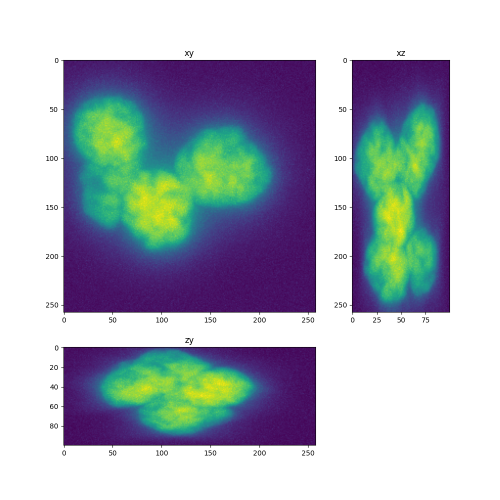
#> input picture docs/tests/nuclei4_out_c90_dr10_image.png, 1000 x 1000 px, given in place of nuclei4_out_c90_dr10_image.tif, which was not available (shown at 1/2 size)
$ jupyter execute --allow-errors Nuclei_Deconvolution_Segmentation.ipynb   (text cells are left out)
#> lines starting #> are read from the running program, lines starting #| are printed output that depends on the picture; pictures that were not available may be replaced by others from this repository, and a replacement may not be noted
### tnia/plotting/projections.py
import matplotlib.pyplot as plt
from matplotlib.figure import Figure
from matplotlib import gridspec
import numpy as np
from skimage.transform import resize
from matplotlib.colors import PowerNorm

from matplotlib import rcParams
# Set the global interpolation to 'none'
rcParams['image.interpolation'] = 'none'

# [149 lines left out: functions show_xy_zy_slice_center, show_xy_zy_slice, show_xy_xz_slice, show_xyz_slice_center, show_xyz_slice, not called in this run]

def show_xyz_max(image_to_show, sxy=1, sz=1,figsize=(10,10), colormap=None, vmin=None, vmax=None, gamma=None, extentxy=None, extentzy=None, extentxz=None):
    """ plots max xy, xz, and zy projections of a 3D image

    Args:
        image_to_show (3d numpy array): image to plot
        sxy (float, optional): xy pixel size. Defaults to 1.
        sz (float, optional): z pixel size. Defaults to 1.
        figsize (tuple, optional): figure size. Defaults to (10,10).
        colormap (_type_, optional): _description_. Defaults to None.
        vmin (float, optional): minimum value for display range. Defaults to None.
        vmax (float, optional): maximum value for display range. Defaults to None.
        gamma (float, optional): gamma value for display range. Defaults to None.

    Returns:
        fig: matplotlib figure
    """

    return show_xyz_projection(image_to_show, sxy, sz, figsize, np.max, colormap, vmin, vmax, gamma, extentxy=extentxy, extentzy=extentzy, extentxz=extentxz)

def show_xyz_sum(image_to_show, sxy=1, sz=1,figsize=(10,10), colormap=None, vmin=None, vmax=None, gamma=None, extentxy=None, extentzy=None, extentxz=None):
    show_xyz_projection(image_to_show, sxy, sz, figsize, np.sum, colormap, vmin, vmax, gamma, extentxy=extentxy, extentzy=extentzy, extentxz=extentxz)

def show_xyz_projection(image_to_show, sxy=1, sz=1,figsize=(10,10), projector=np.max, colormap=None, vmin=None, vmax=None, gamma=None, extentxy=None, extentzy=None, extentxz=None):
    """ generates xy, xz, and zy max projections of a 3D image and plots them

    Args:
        image_to_show (3d numpy array): image to plot
        sxy (float, optional): xy pixel size of 3D. Defaults to 1.
        sz (float, optional): z pixel size of 3D. Defaults to 1.
        figsize (tuple): size of figure to
        projector: function to project with
        colormap (_type_, optional): _description_. Defaults to None.
        vmin (float, optional): minimum value for display range. Defaults to None.
        vmax (float, optional): maximum value for display range. Defaults to None.
        gamma (float, optional): gamma value for display range. Defaults to None.

    Returns:
        fig: matplotlib figure
    """
    projection_y = projector(image_to_show,1)
    projection_x = np.flip(np.rot90(projector(image_to_show,2),1),0)
    projection_z = projector(image_to_show,0)

    return show_xyz(projection_z, projection_y, projection_x, sxy, sz, figsize, colormap, vmin, vmax, gamma, use_plt=True, extentxy=extentxy, extentzy=extentzy, extentxz=extentxz)

def show_xyz(xy, xz, zy, sxy=1, sz=1,figsize=(10,10), colormap=None, vmin=None, vmax=None, gamma=None, use_plt=True, extentxy=None, extentzy=None, extentxz=None):
    """ shows pre-computed xy, xz and zy of a 3D image in a plot

    Args:
        xy (2d numpy array): xy projection
        xz (2d numpy array): xz projection
        zy (2d numpy array): zy projection
        sxy (float, optional): xy pixel size of 3D. Defaults to 1.
        sz (float, optional): z pixel size of 3D. Defaults to 1.
        figsize (tuple, optional): figure size. Defaults to (10,10).
        colormap (_type_, optional): _description_. Defaults to None.
        vmin (float, optional): minimum value for display range. Defaults to None.
        vmax (float, optional): maximum value for display range. Defaults to None.
        gamma (float, optional): gamma value for display range. Defaults to None.
        use_plt (bool, optional): use matplotlib.pyplot. Defaults to True.
    Returns:
        fig: matplotlib figure
    """

    if use_plt:
        fig=plt.figure(figsize=figsize, layout='constrained')
    else:
        fig = Figure(figsize=figsize, constrained_layout=True)


    xdim = xy.shape[1]
    ydim = xy.shape[0]
    zdim = xz.shape[0]

    z_xy_ratio=1

    if sxy!=sz:
        z_xy_ratio=sz/sxy

    spec=gridspec.GridSpec(ncols=2, nrows=2, height_ratios=[ydim,zdim*z_xy_ratio], width_ratios=[xdim,zdim*z_xy_ratio],hspace=.01, figure = fig)

    ax0=fig.add_subplot(spec[0])
    ax1=fig.add_subplot(spec[1])
    ax2=fig.add_subplot(spec[2])

    if z_xy_ratio!=1:
        xz=resize(xz, (int(xz.shape[0]*z_xy_ratio), xz.shape[1]))
        zy=resize(zy, (zy.shape[0], int(zy.shape[1]*z_xy_ratio)))

    if len(xy.shape)==3 and vmax is not None:
        if vmin is None:
            vmin = 0
        xy = np.clip((xy-vmin)/(vmax-vmin), 0, 1)
        xz = np.clip((xz-vmin)/(vmax-vmin), 0, 1)
        zy = np.clip((zy-vmin)/(vmax-vmin), 0, 1)

    if extentxy is None:
    # if extentxy is not provided, calculate it based on sxy and dimensions
        extentxy = [0, xdim*sxy, ydim*sxy, 0]
    if extentzy is None:
    # if extentzy is not provided, calculate it based on sxy and dimensions
        extentzy = [0, zdim*sz, ydim*sxy, 0]
    if extentxz is None:
        extentxz = [0, xdim*sxy, zdim*sz, 0]

    if gamma is None:
        ax0.imshow(xy, colormap, vmin=vmin, vmax=vmax, extent=extentxy)
        ax0.set_title('xy')
        ax1.imshow(zy, colormap, vmin=vmin, vmax=vmax, extent=extentzy, aspect='auto')
        ax1.set_title('zy')
        ax2.imshow(xz, colormap, vmin=vmin, vmax=vmax, extent=extentxz, aspect='auto')
        ax2.set_title('xz')
    else:
        norm=PowerNorm(gamma=gamma, vmin=vmin, vmax=vmax)
        ax0.imshow(xy, colormap, norm=norm, extent=extentxy)
        ax0.set_title('xy')
        ax1.imshow(zy, colormap, norm=norm, extent=extentzy, aspect='auto')
        ax1.set_title('zy')
        ax2.imshow(xz, colormap, norm=norm, extent=extentxz, aspect='auto')
        ax2.set_title('xz')

    return fig

# [239 lines left out: functions show_xy_zy_max, show_xy_zy, show_xy_xz, show_xyz_max_slabs, show_xyz_projection_slabs, show_xyz_projection_peaks, not called in this run]

### tnia/plotting/plt_helper.py
from email import utils
import matplotlib.pyplot as plt
import numpy as np
from matplotlib.colors import PowerNorm, to_rgb, CSS4_COLORS
import colorsys
from skimage import color
# Outline overlay helper and generation
from skimage.segmentation import find_boundaries
from scipy import ndimage as ndi

from matplotlib import rcParams
# Set the global interpolation to 'none'
rcParams['image.interpolation'] = 'none'

color_dictionary = {
    "Cy5": [1, 0, 0],        # Red
    "DAPI": [0, 0, 1],       # Blue
    "FITC": [0, 1, 0],       # Green
    "GFP": [0, 1, 0],        # Green
    "Texa": [1, 0.5, 0],     # Orange
    "AF594":[1,0.2,0],       # Red
    "Cy2": [0, 1, 0],
    "Cy3": [1, 0.5, 0],      # Orange
}

def random_label_cmap(n=2**16, h = (0,1), l = (.4,1), s =(.2,.8)):
    """
    Create a random colormap for labels

    Args:
        n (int, optional): number of labels. Defaults to 2**16.
        h (tuple, optional): hue range. Defaults to (0,1).
        l (tuple, optional): lightness range. Defaults to (.4,1).
        s (tuple, optional): saturation range. Defaults to (.2,.8).

        Returns:
        matplotlib.colors.ListedColormap: colormap for labels
    """
    import matplotlib
    import colorsys
    # cols = np.random.rand(n,3)
    # cols = np.random.uniform(0.1,1.0,(n,3))
    h,l,s = np.random.uniform(*h,n), np.random.uniform(*l,n), np.random.uniform(*s,n)
    cols = np.stack([colorsys.hls_to_rgb(_h,_l,_s) for _h,_l,_s in zip(h,l,s)],axis=0)
    cols[0] = 0
    return matplotlib.colors.ListedColormap(cols)

# [437 lines left out: functions imshow2d, imshow_multi2d, plot_line, plot_lines, plot_color_space, hsv_to_rgb and 8 more, not called in this run]

### tnia/deconvolution/psfs.py
#import microscPSF.microscPSF as msPSF
import numpy as np
from skimage.filters import threshold_otsu
from numpy.fft import ifftn, ifftshift, fftshift
from tnia.segmentation.rendering import draw_centroids
from skimage.filters import median
from skimage.morphology import cube
from skimage.measure import label
from skimage.measure import regionprops
from skimage.feature import peak_local_max
from skimage.transform import resize
from skimage.io import imread
import json
from tnia.nd.ndutil import centercrop

wave_dictionary = {
    "Cy5": [649, 670],    # Excitation: 649 nm, Emission: 670 nm (Far-red/NIR)
    "DAPI": [358, 461],   # Excitation: 358 nm, Emission: 461 nm (Blue)
    "FITC": [495, 519],   # Excitation: 495 nm, Emission: 519 nm (Green)
    "Texa": [561, 610],   # Excitation: 561 nm, Emission: 610 nm (Orange-Red)
    "AF594": [590, 617],  # Excitation: 590 nm, Emission: 617 nm (Red)
    "Cy2": [489, 506],    # Excitation: 489 nm, Emission: 506 nm (Green)
}

def gibson_lanni_3D(NA, ni, ns, voxel_size_xy, voxel_size_z, xy_size, z_size, pz, wvl, confocal = False, use_psfm=False, convert_to_32=True):
    """
       Generates a 3D PSF using the Gibson-Lanni model.  If use_psfm is True the psfmodels implementation will be used.  Otherwise, the sdeconv implementation will be used.

       Note this function does NOT center the result from sdeconv, which is not centered by default.

         Parameters
            ----------
            NA : float
                Numerical aperture of the objective.
            ni : float
                Refractive index of the immersion medium.
            ns : float
                Refractive index of the sample.
            voxel_size_xy : float
                Voxel size in the xy plane in microns.
            voxel_size_z : float
                Voxel size in the z direction in microns.
            xy_size : int
                Number of voxels in the xy plane.
            z_size : int
                Number of voxels in the z direction.
            pz : float
                Position of the focal plane in microns.
            wvl : float
                Wavelength of the light in microns.
            confocal : bool
                If True, the PSF is convolved with itself to simulate a confocal PSF.
            use_psfm : bool
                If True, the PSF is generated using the psfmodels package. Otherwise, the PSF is generated using sdeconv.

            Returns
            -------
            psf : ndarray
    """

    if use_psfm:
        import psfmodels as psfm
        psf = psfm.make_psf(z_size, xy_size, model='scalar', dxy=voxel_size_xy, dz=voxel_size_z, pz=pz, ni0=ni, ni=ni, ns=ns, NA=NA, wvl=wvl)
        if convert_to_32:
            psf = psf.astype('float32')
    else:
        import sdeconv
        version_list=sdeconv.__version__.split('.')

        if version_list[0] == '0':
            print('sdeconv 0.x.x detected')
            from sdeconv.deconv import PSFGibsonLanni
            gl = PSFGibsonLanni((z_size, xy_size, xy_size),1000*voxel_size_xy, 1000*voxel_size_z, NA, 1000)
            psf = gl.run()
        elif version_list[0] == '1':
            print('sdeconv 1.x.x detected')
            from sdeconv.psfs import SPSFGibsonLanni

            gl = SPSFGibsonLanni((z_size, xy_size, xy_size), NA=NA, ni=ni, ni0=ni, ns=ns, res_lateral=voxel_size_xy, res_axial=voxel_size_z, wavelength=wvl, pZ=pz)
            psf=gl()
            psf_=psf.cpu()
            psf= psf_.numpy()
            psf = psf.astype('float32')

    if (confocal):
        psf=psf*psf
    psf = psf/psf.sum()
    return psf

# [267 lines left out: functions gibson_lanni_3D_partial_confocal, paraxial_otf, paraxial_psf, psf_from_beads, recenter_psf_axial, load_psf and 2 more, not called in this run]

### notebooks/Deconvolution/Nuclei_Deconvolution_Segmentation.ipynb
[cell 1]
from skimage.io import imread

im_path='D:/images/i2k2022/deconvolution/'
im_name='nuclei4_out_c90_dr10_image.tif'
truth_name='out_c90_dr10_label.tif'

im=imread(im_path+im_name)
#> im is the input picture: shape (1000, 1000, 4); mean R, G, B, A 171.3, 178.8, 188.5, 255
truth=imread(im_path+truth_name)
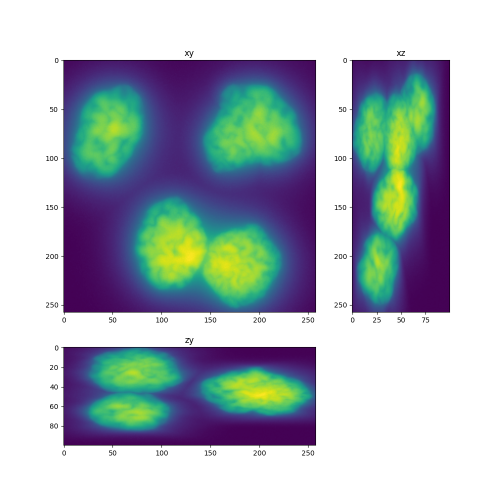
#> input picture docs/tests/nuclei1_out_c00_dr90_image.png, 1000 x 1000 px, given in place of out_c90_dr10_label.tif, which was not available (shown at 1/2 size)
#> truth is the input picture: shape (1000, 1000, 4); mean R, G, B, A 171.3, 182, 188.8, 255
im=im.astype('float32')
print(im.shape, truth.shape)
#| (1000, 1000, 4) (1000, 1000, 4)

[cell 2]
from tnia.plotting.projections import show_xyz_max
from tnia.plotting.plt_helper import random_label_cmap
colormap=random_label_cmap()

from skimage.transform import resize

truth = resize(truth, [im.shape[0],im.shape[1], im.shape[2]], preserve_range=True, order=0, anti_aliasing=False).astype('int32')

fig=show_xyz_max(im)
#> in show_xyz_projection, `projection_y = projector(image_to_show,1)`: projection_y = 1000 rows, first 6: [255, 255, 255, 255], [255, 255, 255, 255], [255, 255, 255, 255], [255, 255, 255, 255], [255, 255, 255, 255], [255, 255, 255, 255]
#> in show_xyz_projection, `projection_x = np.flip(np.rot90(projector(image_to_show,2),1),0)`: projection_x: shape (1000, 1000) float32; every value is 255
#> in show_xyz_projection, `projection_z = projector(image_to_show,0)`: projection_z has the same summary as projection_y
fig=show_xyz_max(truth, colormap=colormap)
#> in show_xyz_projection (call 2), `projection_x = np.flip(np.rot90(projector(image_to_show,2),1),0)`: projection_x: shape (1000, 1000) int32; every value is 255
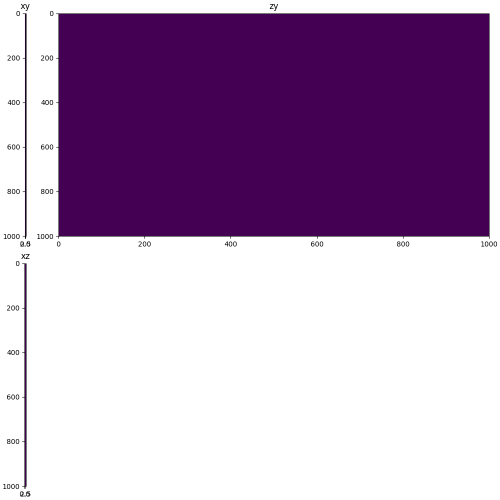
#> figure drawn by matplotlib, 3 panels
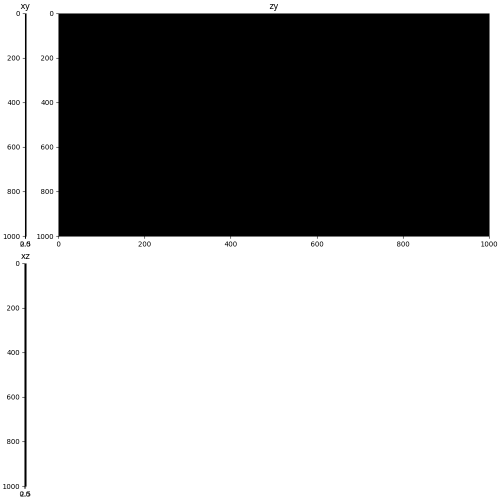
#> figure drawn by matplotlib, 3 panels

[cell 3]
from tnia.deconvolution.psfs import gibson_lanni_3D

x_voxel_size = 0.372
z_voxel_size=2.8
#x_voxel_size = 0.1
#z_voxel_size=.8

xy_psf_dim=206
z_psf_dim=33

NA=0.75
ni=1
ns=1

#> (the rest of this cell did not finish here and is left out)

psf = psf.astype('float32')
fig = show_xyz_max(psf)

[cell 4]
try:
    from clij2fft.richardson_lucy import richardson_lucy_nc
    print('clij2fft non-circulant rl imported')
    regularization_factor=0.005
    def deconvolver(img, psf, iterations):
        return richardson_lucy_nc(img, psf, iterations, regularization_factor)

except ImportError:
    print('clij2fft non-circulant rl not imported')
    try:
        import RedLionfishDeconv as rl
        print('redlionfish rl imported')
        def deconvolver(img, psf, iterations):
            return rl.doRLDeconvolutionFromNpArrays(im, psf, niter=100, method='gpu', resAsUint8=False )
    except ImportError:
        print('redlionfish rl not imported')

#> (a cell that did not finish here is left out)

[cell 6]
from tnia.morphology.fill_holes import fill_holes_3d_slicer, fill_holes_slicer
from skimage.filters import threshold_otsu
from tnia.morphology.fill_holes import fill_holes_3d_slicer, fill_holes_slicer
from skimage.measure import label
from tnia.segmentation.separate import separate_touching2, separate_touching
import numpy as np
from skimage.morphology import binary_closing, binary_opening, binary_erosion, ball
from skimage.measure import regionprops

sx=0.1238
sy=0.1238
sz=0.2

# [41 lines left out: function segmenter, not called in this run]

[cell 7]
from skimage.measure import label

#> (the rest of this cell did not finish here and is left out)

[cell 8]
from stardist.matching import matching

#> (the rest of this cell did not finish here and is left out)

[cell 9]
# relabel before visualization to make sure the same label indexes are used
truth=label(truth)
#> (the rest of this cell did not finish here and is left out)
